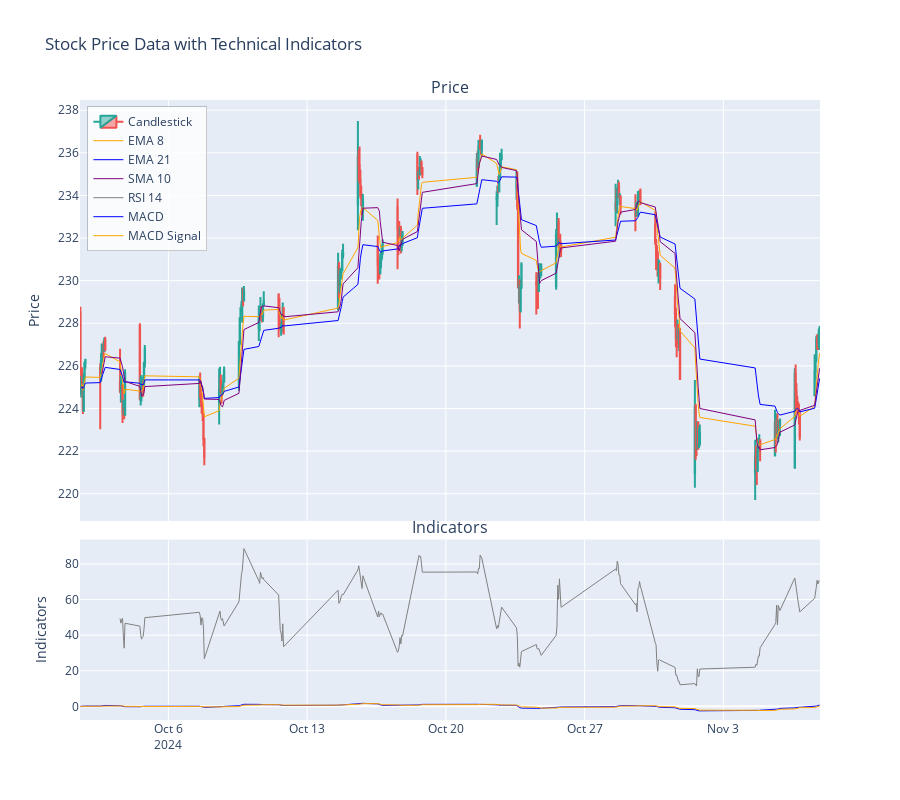
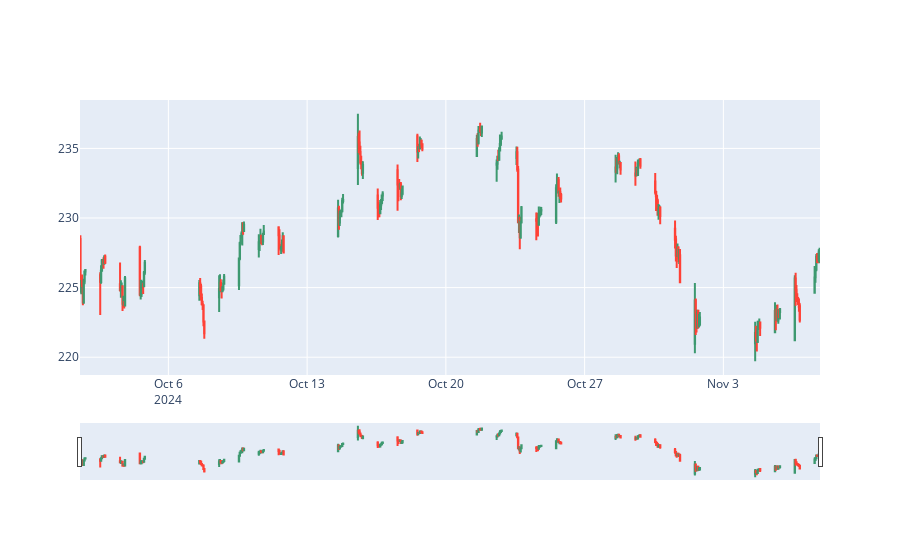

The code cell stored with these charts, in order, in its notebook:
### Code cell
import yfinance as yf
import pandas as pd
import plotly.graph_objects as go
import plotly.subplots as sp
import pandas_market_calendars as mcal

class StockPlotter:
    def __init__(self, ticker, start_date, end_date, interval):
        self.ticker = ticker
        self.start_date = start_date
        self.end_date = end_date
        self.interval = interval
        self.data = None

    def get_data(self):
        # Retrieve stock data from Yahoo Finance
        data = yf.download(
            tickers=self.ticker,
            start=self.start_date,
            end=self.end_date,
            interval=self.interval,
            threads=False
        )
        data = data.reset_index()
        for col in ["Open", "High", "Close", "Low"]:
            data[col] = data[col].astype("float64")

        # Exclude weekends
        data = data[data['Datetime'].dt.weekday < 5]

        # Exclude US Stock Market Holidays
        nyse = mcal.get_calendar('NYSE')
        market_holidays = nyse.holidays().holidays
        data = data[~data['Datetime'].dt.normalize().isin(market_holidays)]

        self.data = data
        return data

    def calculate_technical_indicators(self):
        # Calculate EMA
        self.data['EMA_8'] = self.data['Close'][f"{self.ticker}"].ewm(span=8, adjust=False).mean()
        self.data['EMA_21'] = self.data['Close'][f"{self.ticker}"].ewm(span=21, adjust=False).mean()

        # Calculate SMA
        self.data['SMA_10'] = self.data['Close'][f"{self.ticker}"].rolling(window=10).mean()

        # Calculate RSI
        delta = self.data['Close'][f"{self.ticker}"].diff()
        gain = delta.clip(lower=0).rolling(window=14).mean()
        loss = -delta.clip(upper=0).rolling(window=14).mean()
        rs = gain / loss
        self.data['RSI_14'] = 100 - (100 / (1 + rs))

        # Calculate MACD
        ema_12 = self.data['Close'][f"{self.ticker}"].ewm(span=12, adjust=False).mean()
        ema_26 = self.data['Close'][f"{self.ticker}"].ewm(span=26, adjust=False).mean()
        self.data['MACD'] = ema_12 - ema_26
        self.data['MACD_Signal'] = self.data['MACD'].ewm(span=9, adjust=False).mean()

        return self.data

    def plot_with_indicators_2(self):
        # Create figure with subplots
        fig = sp.make_subplots(
            rows=2, cols=1, shared_xaxes=True,
            vertical_spacing=0.03,
            subplot_titles=('Price', 'Indicators'),
            row_heights=[0.7, 0.3]
        )

        # Add candlestick chart
        fig.add_trace(go.Candlestick(
            x=self.data["Datetime"],
            open=self.data['Open'][f"{self.ticker}"],
            high=self.data['High'][f"{self.ticker}"],
            low=self.data['Low'][f"{self.ticker}"],
            close=self.data['Close'][f"{self.ticker}"],
            name='Candlestick',
            increasing_line_color='#26a69a',
            decreasing_line_color='#ef5350',
            showlegend=True
        ), row=1, col=1)

        # Add EMA lines
        fig.add_trace(go.Scatter(
            x=self.data["Datetime"], y=self.data['EMA_8'],
            mode='lines', name='EMA 8',
            line=dict(color='orange', width=1)
        ), row=1, col=1)

        fig.add_trace(go.Scatter(
            x=self.data["Datetime"], y=self.data['EMA_21'],
            mode='lines', name='EMA 21',
            line=dict(color='blue', width=1)
        ), row=1, col=1)

        # Add SMA line
        fig.add_trace(go.Scatter(
            x=self.data["Datetime"], y=self.data['SMA_10'],
            mode='lines', name='SMA 10',
            line=dict(color='purple', width=1)
        ), row=1, col=1)

        # Add RSI indicator
        fig.add_trace(go.Scatter(
            x=self.data["Datetime"], y=self.data['RSI_14'],
            mode='lines', name='RSI 14',
            line=dict(color='gray', width=1)
        ), row=2, col=1)

        # Add MACD indicators
        fig.add_trace(go.Scatter(
            x=self.data["Datetime"], y=self.data['MACD'],
            mode='lines', name='MACD',
            line=dict(color='blue', width=1)
        ), row=2, col=1)

        fig.add_trace(go.Scatter(
            x=self.data["Datetime"], y=self.data['MACD_Signal'],
            mode='lines', name='MACD Signal',
            line=dict(color='orange', width=1)
        ), row=2, col=1)

        # Update layout
        fig.update_layout(
            title='Stock Price Data with Technical Indicators',
            height=800,
            showlegend=True,
            xaxis_rangeslider_visible=False,
            legend=dict(
                yanchor="top",
                y=0.99,
                xanchor="left",
                x=0.01,
                bgcolor='rgba(255, 255, 255, 0.8)',
                bordercolor='rgba(0, 0, 0, 0.2)',
                borderwidth=1
            )
        )

        # Update y-axis labels
        fig.update_yaxes(title_text="Price", row=1, col=1)
        fig.update_yaxes(title_text="Indicators", row=2, col=1)

        fig.show()

    def plot_with_indicators_3(self):
        # Create candlestick figure
        fig_2 = go.Figure(data=[go.Candlestick(
            x=self.data["Datetime"],
            open=self.data['Open'][f"{self.ticker}"],
            high=self.data['High'][f"{self.ticker}"],
            low=self.data['Low'][f"{self.ticker}"],
            close=self.data['Close'][f"{self.ticker}"]
        )])

        fig_2.show()

# Specify your date range
start_date = '2024-10-01'
end_date = '2024-11-08'

example = StockPlotter(
    ticker='AAPL',
    start_date=start_date,
    end_date=end_date,
    interval='1h'
)

example.get_data()
example.calculate_technical_indicators()
example.plot_with_indicators_2()
example.plot_with_indicators_3()

### Figure 1 — Plotly figure (JSON) as saved in the notebook; plotly's stock layout.template omitted (floating-point values rounded to 4 significant figures; data arrays with more than 128 entries replaced by an {"elided": "..."} marker saying what was removed)
{"data": [{"close": {"elided": "196 float values"}, "decreasing": {"line": {"color": "#ef5350"}}, "high": {"elided": "196 float values"}, "increasing": {"line": {"color": "#26a69a"}}, "low": {"elided": "196 float values"}, "name": "Candlestick", "open": {"elided": "196 float values"}, "showlegend": true, "type": "candlestick", "x": {"elided": "196 str values"}, "xaxis": "x", "yaxis": "y"}, {"line": {"color": "orange", "width": 1}, "mode": "lines", "name": "EMA 8", "type": "scatter", "x": {"elided": "196 str values"}, "xaxis": "x", "y": {"elided": "196 float values"}, "yaxis": "y"}, {"line": {"color": "blue", "width": 1}, "mode": "lines", "name": "EMA 21", "type": "scatter", "x": {"elided": "196 str values"}, "xaxis": "x", "y": {"elided": "196 float values"}, "yaxis": "y"}, {"line": {"color": "purple", "width": 1}, "mode": "lines", "name": "SMA 10", "type": "scatter", "x": {"elided": "196 str values"}, "xaxis": "x", "y": {"elided": "196 float values"}, "yaxis": "y"}, {"line": {"color": "gray", "width": 1}, "mode": "lines", "name": "RSI 14", "type": "scatter", "x": {"elided": "196 str values"}, "xaxis": "x2", "y": {"elided": "196 float values"}, "yaxis": "y2"}, {"line": {"color": "blue", "width": 1}, "mode": "lines", "name": "MACD", "type": "scatter", "x": {"elided": "196 str values"}, "xaxis": "x2", "y": {"elided": "196 float values"}, "yaxis": "y2"}, {"line": {"color": "orange", "width": 1}, "mode": "lines", "name": "MACD Signal", "type": "scatter", "x": {"elided": "196 str values"}, "xaxis": "x2", "y": {"elided": "196 float values"}, "yaxis": "y2"}], "layout": {"annotations": [{"font": {"size": 16}, "showarrow": false, "text": "Price", "x": 0.5, "xanchor": "center", "xref": "paper", "y": 1.0, "yanchor": "bottom", "yref": "paper"}, {"font": {"size": 16}, "showarrow": false, "text": "Indicators", "x": 0.5, "xanchor": "center", "xref": "paper", "y": 0.291, "yanchor": "bottom", "yref": "paper"}], "height": 800, "legend": {"bgcolor": "rgba(255, 255, 255, 0.8)", "bordercolor": "rgba(0, 0, 0, 0.2)", "borderwidth": 1, "x": 0.01, "xanchor": "left", "y": 0.99, "yanchor": "top"}, "showlegend": true, "title": {"text": "Stock Price Data with Technical Indicators"}, "xaxis": {"anchor": "y", "domain": [0, 1], "matches": "x2", "rangeslider": {"visible": false}, "showticklabels": false}, "xaxis2": {"anchor": "y2", "domain": [0, 1]}, "yaxis": {"anchor": "x", "domain": [0.321, 1.0], "title": {"text": "Price"}}, "yaxis2": {"anchor": "x2", "domain": [0, 0.291], "title": {"text": "Indicators"}}}}

### Figure 2 — Plotly figure (JSON) as saved in the notebook; plotly's stock layout.template omitted (floating-point values rounded to 4 significant figures; data arrays with more than 128 entries replaced by an {"elided": "..."} marker saying what was removed)
{"data": [{"close": {"elided": "196 float values"}, "high": {"elided": "196 float values"}, "low": {"elided": "196 float values"}, "open": {"elided": "196 float values"}, "type": "candlestick", "x": {"elided": "196 str values"}}], "layout": {}}
